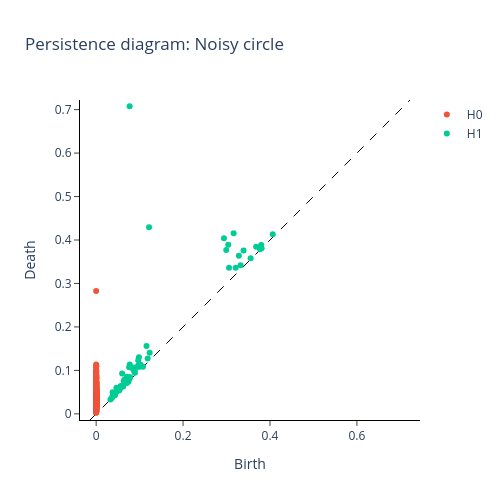
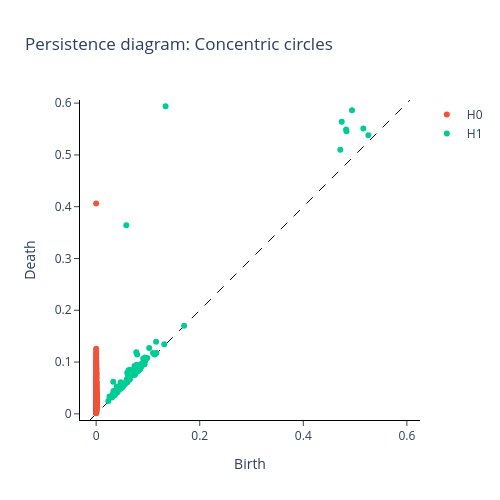
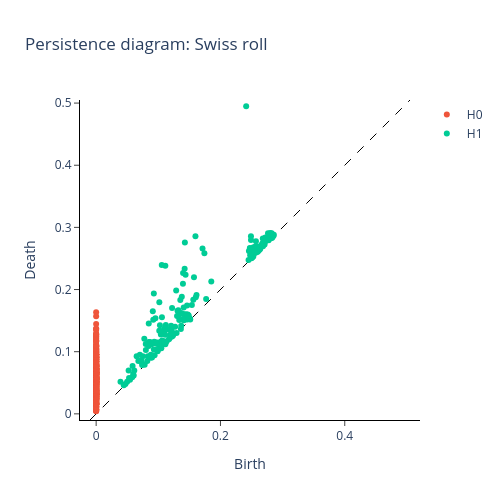

The cell these charts' notebook holds for them, in order:
### Markdown cell above
## 2. Persistence diagrams with Vietoris–Rips

**Vietoris–Rips filtration** builds simplicial complexes from point clouds by connecting points within distance $r$:

r=0: Points (0-simplex)

r>0: Edges (distance ≤ r)

r++: Triangles, higher simplices


Persistence diagrams summarize the **birth and death** times of topological features across filtration scales $r$.

For each homology dimension $H_k$, points $(b,d)$ represent:
- **Birth time $b$**: Filtration value when $H_k$ feature appears
- **Death time $d$**: When feature disappears (merges/fills)  
- **Persistence $d-b$**: Lifespan/importance

**Key elements:**
- Diagonal ($b = d$): Infinitely short-lived features
- Above diagonal: Actual topological features  
- H0: Connected components
- H1: Loops/holes

**Vietoris–Rips → Diagrams**: Track homology as filtration parameter $r$ grows!

### Code cell
VR = VietorisRipsPersistence(
    homology_dimensions=[0, 1],
    metric="euclidean",
    n_jobs=-1,
)

# Wrap datasets in lists so that giotto-tda expects shape (n_samples, n_points, n_features)
X_circle_batch = [X_circle]
X_conc_batch = [X_conc]
X_swiss_batch = [X_swiss]

diagrams_circle = VR.fit_transform(X_circle_batch)
diagrams_conc = VR.fit_transform(X_conc_batch)
diagrams_swiss = VR.fit_transform(X_swiss_batch)

# Plot one diagram for each dataset
for name, D in [
    ("Noisy circle", diagrams_circle),
    ("Concentric circles", diagrams_conc),
    ("Swiss roll", diagrams_swiss),
]:
    fig = plot_diagram(D[0])
    fig.update_layout(title_text=f"Persistence diagram: {name}")
    fig.show()
